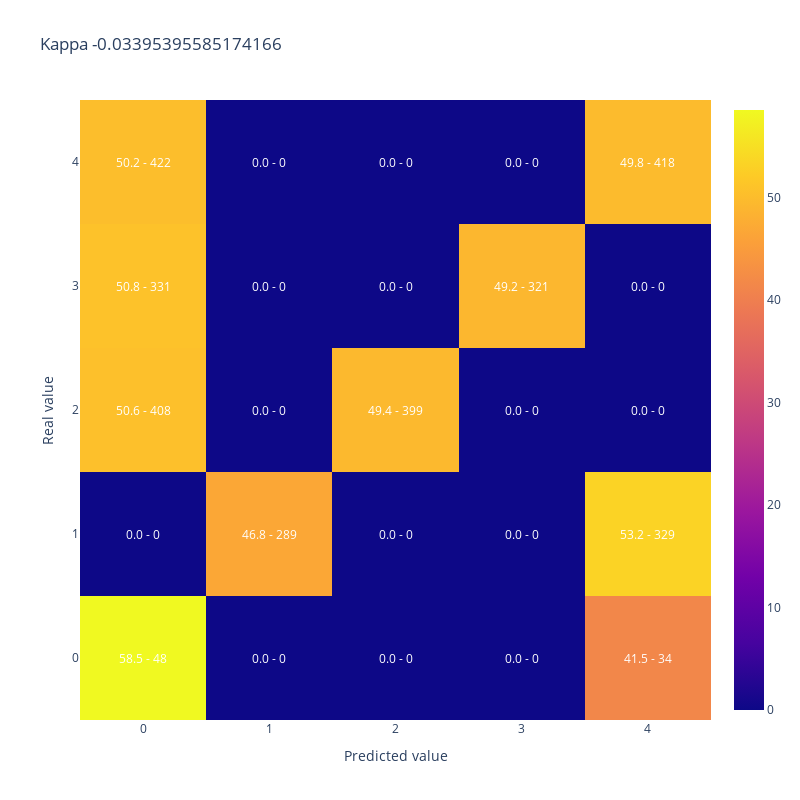

The code cell stored with this chart in its notebook:
### Code cell
#A modo de ejemplo muestro kappa y matriz de confusion para 50% de aciertos donde los errores quedan lejos de la clase correcta
y_simulado_lejos = [y_test.iloc[sample] if random_list[sample]<50/100 else y_lejos[sample] for sample in range(len(y_test))]

display(plot_confusion_matrix(y_test,y_simulado_lejos, 
                              title = "Kappa " + str(cohen_kappa_score(y_test,y_simulado_lejos, weights = 'quadratic'))))

### Figure 1 — Plotly figure (JSON) as saved in the notebook; plotly's stock layout.template omitted (floating-point values rounded to 4 significant figures)
{"data": [{"type": "heatmap", "x": [0, 1, 2, 3, 4], "y": [0, 1, 2, 3, 4], "z": [[58.54, 0, 0, 0, 41.46], [0, 46.76, 0, 0, 53.24], [50.56, 0, 49.44, 0, 0], [50.77, 0, 0, 49.23, 0], [50.24, 0, 0, 0, 49.76]]}], "layout": {"annotations": [{"font": {"color": "white"}, "showarrow": false, "text": "58.5 - 48", "x": 0, "xref": "x", "y": 0, "yref": "y"}, {"font": {"color": "white"}, "showarrow": false, "text": "0.0 - 0", "x": 1, "xref": "x", "y": 0, "yref": "y"}, {"font": {"color": "white"}, "showarrow": false, "text": "0.0 - 0", "x": 2, "xref": "x", "y": 0, "yref": "y"}, {"font": {"color": "white"}, "showarrow": false, "text": "0.0 - 0", "x": 3, "xref": "x", "y": 0, "yref": "y"}, {"font": {"color": "white"}, "showarrow": false, "text": "41.5 - 34", "x": 4, "xref": "x", "y": 0, "yref": "y"}, {"font": {"color": "white"}, "showarrow": false, "text": "0.0 - 0", "x": 0, "xref": "x", "y": 1, "yref": "y"}, {"font": {"color": "white"}, "showarrow": false, "text": "46.8 - 289", "x": 1, "xref": "x", "y": 1, "yref": "y"}, {"font": {"color": "white"}, "showarrow": false, "text": "0.0 - 0", "x": 2, "xref": "x", "y": 1, "yref": "y"}, {"font": {"color": "white"}, "showarrow": false, "text": "0.0 - 0", "x": 3, "xref": "x", "y": 1, "yref": "y"}, {"font": {"color": "white"}, "showarrow": false, "text": "53.2 - 329", "x": 4, "xref": "x", "y": 1, "yref": "y"}, {"font": {"color": "white"}, "showarrow": false, "text": "50.6 - 408", "x": 0, "xref": "x", "y": 2, "yref": "y"}, {"font": {"color": "white"}, "showarrow": false, "text": "0.0 - 0", "x": 1, "xref": "x", "y": 2, "yref": "y"}, {"font": {"color": "white"}, "showarrow": false, "text": "49.4 - 399", "x": 2, "xref": "x", "y": 2, "yref": "y"}, {"font": {"color": "white"}, "showarrow": false, "text": "0.0 - 0", "x": 3, "xref": "x", "y": 2, "yref": "y"}, {"font": {"color": "white"}, "showarrow": false, "text": "0.0 - 0", "x": 4, "xref": "x", "y": 2, "yref": "y"}, {"font": {"color": "white"}, "showarrow": false, "text": "50.8 - 331", "x": 0, "xref": "x", "y": 3, "yref": "y"}, {"font": {"color": "white"}, "showarrow": false, "text": "0.0 - 0", "x": 1, "xref": "x", "y": 3, "yref": "y"}, {"font": {"color": "white"}, "showarrow": false, "text": "0.0 - 0", "x": 2, "xref": "x", "y": 3, "yref": "y"}, {"font": {"color": "white"}, "showarrow": false, "text": "49.2 - 321", "x": 3, "xref": "x", "y": 3, "yref": "y"}, {"font": {"color": "white"}, "showarrow": false, "text": "0.0 - 0", "x": 4, "xref": "x", "y": 3, "yref": "y"}, {"font": {"color": "white"}, "showarrow": false, "text": "50.2 - 422", "x": 0, "xref": "x", "y": 4, "yref": "y"}, {"font": {"color": "white"}, "showarrow": false, "text": "0.0 - 0", "x": 1, "xref": "x", "y": 4, "yref": "y"}, {"font": {"color": "white"}, "showarrow": false, "text": "0.0 - 0", "x": 2, "xref": "x", "y": 4, "yref": "y"}, {"font": {"color": "white"}, "showarrow": false, "text": "0.0 - 0", "x": 3, "xref": "x", "y": 4, "yref": "y"}, {"font": {"color": "white"}, "showarrow": false, "text": "49.8 - 418", "x": 4, "xref": "x", "y": 4, "yref": "y"}], "height": 800, "title": {"text": "Kappa -0.03395395585174166"}, "width": 800, "xaxis": {"title": {"text": "Predicted value"}}, "yaxis": {"title": {"text": "Real value"}}}}
